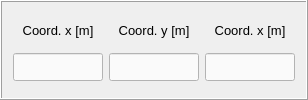
        <widget class="QFrame" name="frame_coords">
         <property name="minimumSize">
          <size>
           <width>0</width>
           <height>0</height>
          </size>
         </property>
         <property name="frameShape">
          <enum>QFrame::Box</enum>
         </property>
         <property name="frameShadow">
          <enum>QFrame::Raised</enum>
         </property>
         <layout class="QGridLayout" name="gridLayout_15">
          <item row="1" column="0">
           <widget class="QLineEdit" name="lineEdit_coord_x">
            <property name="minimumSize">
             <size>
              <width>90</width>
              <height>28</height>
             </size>
            </property>
            <property name="maximumSize">
             <size>
              <width>90</width>
              <height>28</height>
             </size>
            </property>
            <property name="font">
             <font>
              <pointsize>10</pointsize>
             </font>
            </property>
            <property name="styleSheet">
             <string notr="true">QLineEdit{color: rgb(0, 0, 0); background-color: rgb(250, 250, 250)}
QLineEdit:disabled{color: rgb(100, 100, 100); background-color: rgb(240, 240, 240)}</string>
            </property>
            <property name="alignment">
             <set>Qt::AlignCenter</set>
            </property>
           </widget>
          </item>
          <item row="1" column="1">
           <widget class="QLineEdit" name="lineEdit_coord_y">
            <property name="minimumSize">
             <size>
              <width>90</width>
              <height>28</height>
             </size>
            </property>
            <property name="maximumSize">
             <size>
              <width>90</width>
              <height>28</height>
             </size>
            </property>
            <property name="font">
             <font>
              <pointsize>10</pointsize>
             </font>
            </property>
            <property name="styleSheet">
             <string notr="true">QLineEdit{color: rgb(0, 0, 0); background-color: rgb(250, 250, 250)}
QLineEdit:disabled{color: rgb(100, 100, 100); background-color: rgb(240, 240, 240)}</string>
            </property>
            <property name="alignment">
             <set>Qt::AlignCenter</set>
            </property>
           </widget>
          </item>
          <item row="1" column="2">
           <widget class="QLineEdit" name="lineEdit_coord_z">
            <property name="minimumSize">
             <size>
              <width>90</width>
              <height>28</height>
             </size>
            </property>
            <property name="maximumSize">
             <size>
              <width>90</width>
              <height>28</height>
             </size>
            </property>
            <property name="font">
             <font>
              <pointsize>10</pointsize>
             </font>
            </property>
            <property name="styleSheet">
             <string notr="true">QLineEdit{color: rgb(0, 0, 0); background-color: rgb(250, 250, 250)}
QLineEdit:disabled{color: rgb(100, 100, 100); background-color: rgb(240, 240, 240)}</string>
            </property>
            <property name="alignment">
             <set>Qt::AlignCenter</set>
            </property>
           </widget>
          </item>
          <item row="0" column="1">
           <widget class="QLabel" name="label_unit_coord_y">
            <property name="minimumSize">
             <size>
              <width>0</width>
              <height>26</height>
             </size>
            </property>
            <property name="maximumSize">
             <size>
              <width>110</width>
              <height>26</height>
             </size>
            </property>
            <property name="font">
             <font>
              <pointsize>10</pointsize>
             </font>
            </property>
            <property name="toolTip">
             <string/>
            </property>
            <property name="text">
             <string>Coord. y [m]</string>
            </property>
            <property name="alignment">
             <set>Qt::AlignCenter</set>
            </property>
           </widget>
          </item>
          <item row="0" column="2">
           <widget class="QLabel" name="label_unit_coord_z">
            <property name="minimumSize">
             <size>
              <width>0</width>
              <height>26</height>
             </size>
            </property>
            <property name="maximumSize">
             <size>
              <width>110</width>
              <height>26</height>
             </size>
            </property>
            <property name="font">
             <font>
              <pointsize>10</pointsize>
             </font>
            </property>
            <property name="toolTip">
             <string/>
            </property>
            <property name="text">
             <string>Coord. x [m]</string>
            </property>
            <property name="alignment">
             <set>Qt::AlignCenter</set>
            </property>
           </widget>
          </item>
          <item row="0" column="0">
           <widget class="QLabel" name="label_unit_coord_x">
            <property name="minimumSize">
             <size>
              <width>0</width>
              <height>26</height>
             </size>
            </property>
            <property name="maximumSize">
             <size>
              <width>110</width>
              <height>26</height>
             </size>
            </property>
            <property name="font">
             <font>
              <pointsize>10</pointsize>
             </font>
            </property>
            <property name="toolTip">
             <string/>
            </property>
            <property name="text">
             <string>Coord. x [m]</string>
            </property>
            <property name="alignment">
             <set>Qt::AlignCenter</set>
            </property>
           </widget>
          </item>
         </layout>
        </widget>
